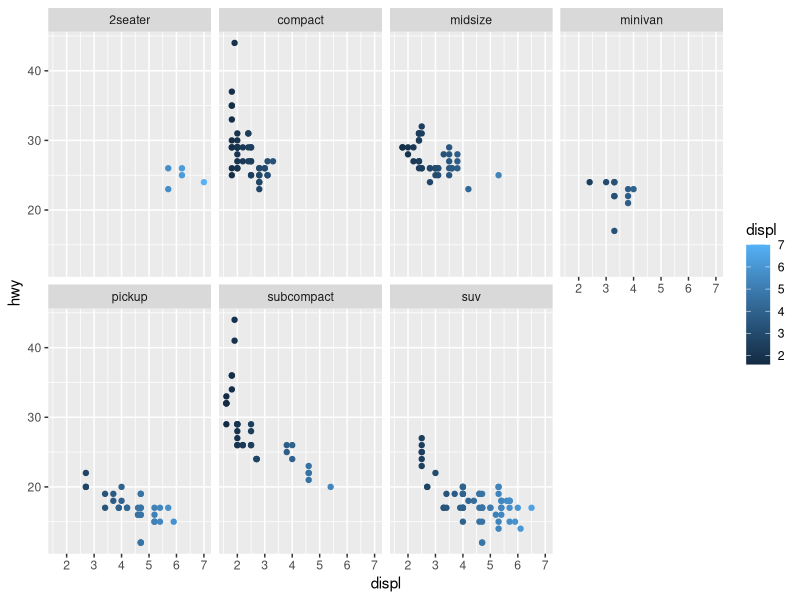

Generate this figure with R:
library(tidyverse) #para instalar, utilizar install.packages("tidyverse"), toda vez que for usar, library(tidyverse)
ggplot2::mpg # ggplot2:: "chama a funcao gg plot", o mpg seria o conjunto de dados sobre veiculos

ggplot(data = mpg) +
  geom_point(mapping = aes(x = displ, y = hwy, color = displ))+#displ = capacidade do motor, hwy = numero de milhas por galao na estrada
  facet_wrap(~class, nrow = 2)#facet wrap com a variavel class, cria uma visualizacao para cada classe

#ggplot(data = <DATA>) + 
#<GEOM_FUNCTION>(mapping = aes(<MAPPINGS))
 
#teste de alterações
nrow(mtcars)
?mtcars
ncol(mtcars)
?mpg
class(mpg)
?geom_point

vignette("ggplot2-specs")

